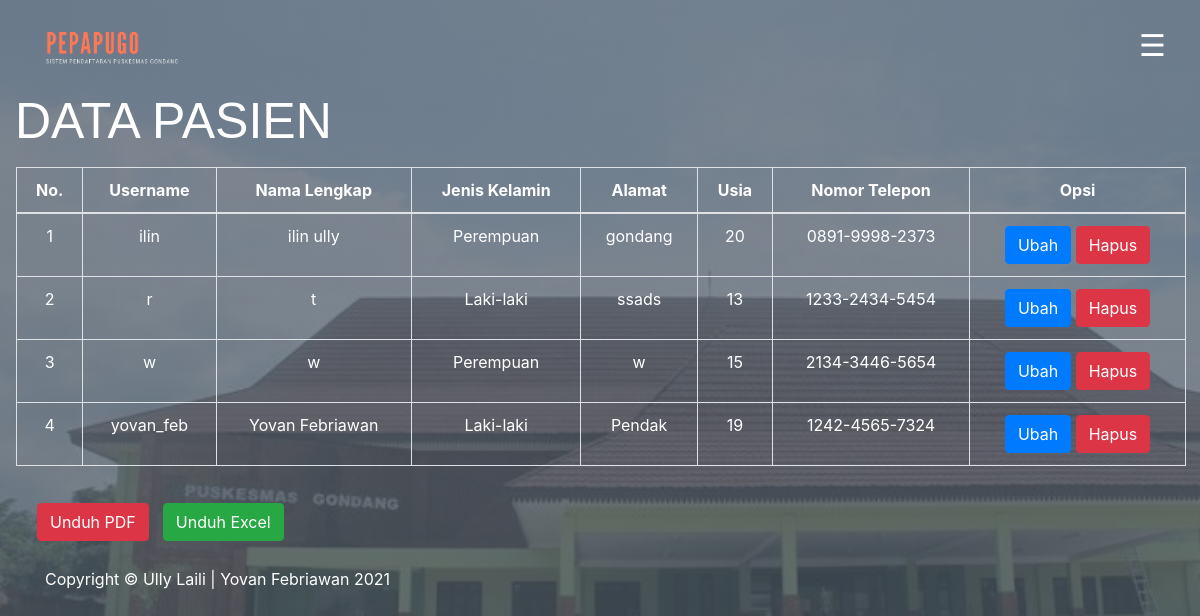
The page /beranda_admin.php on the database its author committed.
### tables this page shows
CREATE TABLE `pendaftaran` (
  `username` varchar(255) NOT NULL,
  `password` varchar(255) DEFAULT NULL,
  `nama_lengkap` varchar(255) DEFAULT NULL,
  `jenis_kelamin` varchar(20) DEFAULT NULL,
  `alamat` varchar(255) DEFAULT NULL,
  `usia` int(11) DEFAULT NULL,
  `nomor_telp` varchar(255) DEFAULT NULL
);

### beranda_admin.php (the view, shortened to what this page needs)
<html>
<head>
    <link rel="stylesheet" href="https://stackpath.bootstrapcdn.com/bootstrap/4.1.3/css/bootstrap.min.css">
</head>
<body>
	<?php
		include_once("koneksi.php");
	?>
	 <nav class="navbar navbar-inverse">
	  <div class="container-fluid">
	   <div class="navbar-header">
	    <img src="logo.png" width="20%">
	   </div>
	   <ul class="nav navbar-nav navbar-right">
	    <li>
			<div class="row">
			    <div class="col-md-12 text-center">
			        <div class="row">
			            <div class="col-xs-1">
			                <span style="font-size:30px;cursor:pointer; color:white;" onclick="openNavR()">☰</span>
			            </div>
			        </div>
			    </div>
			</div>
	    </li>
	   </ul>
	  </div>
	 </nav>
	<h1>DATA PASIEN</h1>
	<table class="table table-hover table-bordered" id="umum">
	  <thead>
	    <tr>
	      <th scope="col">No.</th>
	      <th scope="col">Username</th>
	      <th scope="col">Nama Lengkap</th>
	      <th scope="col">Jenis Kelamin</th>
	      <th scope="col">Alamat</th>
	      <th scope="col">Usia</th>
	      <th scope="col">Nomor Telepon</th>
	      <th scope="col">Opsi</th>
	    </tr>
	  </thead>
	  <tbody>
	  	<?php
	  	$no=1;
	  	$sql = mysqli_query($koneksi, "Select * From pendaftaran");
	  	while($row=mysqli_fetch_array($sql)){
	  	echo "<tr>
	      <td>".$no++."</td>
	      <td>".$row['username']."</td>
	      <td>".$row['nama_lengkap']."</td>
	      <td>".$row['jenis_kelamin']."</td>
	      <td>".$row['alamat']."</td>
	      <td>".$row['usia']."</td>
	      <td>".$row['nomor_telp']."</td>
	      <td>
	        <a href='ubah.php?username=$row[username]' class='btn btn-primary btn-flat btn-xs' data-toggle='modal'><i class='fa fa-pencil'></i> Ubah</a>
	        <a href='hapus.php?username=$row[username]' class='btn btn-danger btn-flat btn-xs'><i class='fa fa-trash'></i> Hapus</a>
	      </td>
	    </tr>";
	  	};
	  	?>
	  </tbody>
	</table>
	<table cellpadding="7" id="unduh">
		<th>
			<td>
				<form action="pdf.php">
					<button type="submit" class="btn btn-danger">Unduh PDF</button>
				</form>
			</td>
			<td>
				<form action="excel.php">
					<button type="submit" class="btn btn-success">Unduh Excel</button>
				</form>
			</td>
		</th>
	</table>
<footer class="site-footer">
      <div class="container">
        <div class="row">
          <div class="col-md-8 col-sm-6 col-xs-12">
            <p class="copyright-text">Copyright &copy; Ully Laili | Yovan Febriawan 2021
            </p>
          </div>
        </div>
      </div>
</footer>
</body>
</html>

### beranda_admin.php (style rules this page uses)
body { background-image:linear-gradient(rgba(69, 83, 97, 0.7),rgba(69, 83, 97, 0.7)), url(back.jpeg); background-size: cover; background-position: center; margin-right: 15px; margin-left: 15px; }
table { margin-left: 1px; margin-right: 1px; margin-top: 30px; text-align: center; color: white; }
footer { color: white; padding-top: 3px; padding-bottom: 3px; }
img { padding-left: -15px; padding-bottom: -15px; }
h1 { color: white; font-family: helvetica; font-size: 50px; padding-left: 0px; padding-top: -5px; margin-bottom: -14px; }

### rows shown on the page
pendaftaran: username "ilin", nama_lengkap "ilin ully", jenis_kelamin "Perempuan", alamat "gondang", usia "20", nomor_telp "0891-9998-2373"
pendaftaran: username "r", nama_lengkap "t", jenis_kelamin "Laki-laki", alamat "ssads", usia "13", nomor_telp "1233-2434-5454"
pendaftaran: username "w", nama_lengkap "w", jenis_kelamin "Perempuan", alamat "w", usia "15", nomor_telp "2134-3446-5654"
pendaftaran: username "yovan_feb", nama_lengkap "Yovan Febriawan", jenis_kelamin "Laki-laki", alamat "Pendak", usia "19", nomor_telp "1242-4565-7324"
